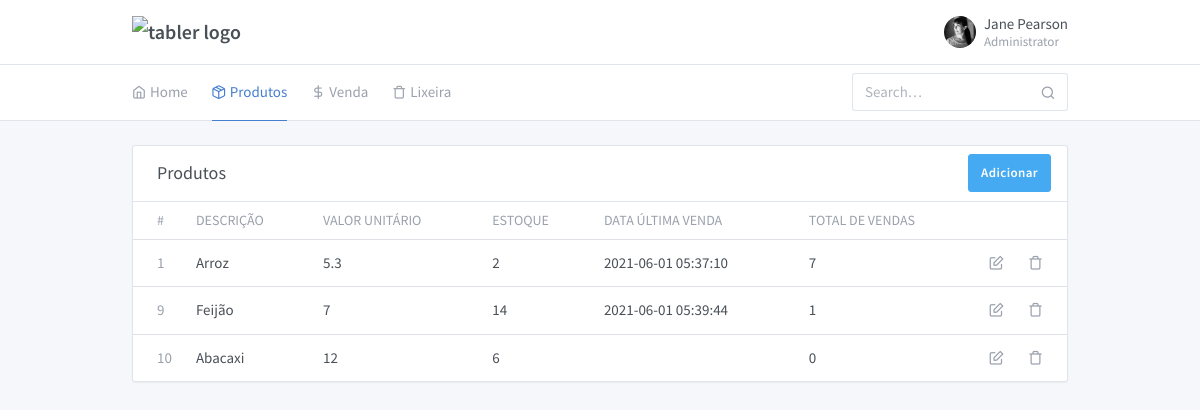
/produtos.php, run on the app's committed database.
### tables this page shows
CREATE TABLE `produtos` (
  `id` int(11) NOT NULL,
  `descricao` varchar(50) NOT NULL,
  `valor_unitario` float NOT NULL,
  `estoque` int(10) NOT NULL,
  `data_ultima_venda` timestamp NULL DEFAULT NULL,
  `total_vendas` float NOT NULL,
  `codigo_de_barras` int(14) NOT NULL,
  `excluido` tinyint(1) NOT NULL
);

### produtos.php (the view, shortened to what this page needs)
<?php require_once 'app/core/produtos.php' ?>
<!doctype html>
<html lang="en" dir="ltr">
  <head>
    <link rel="stylesheet" href="https://maxcdn.bootstrapcdn.com/font-awesome/4.7.0/css/font-awesome.min.css">
    <link href="./assets/css/dashboard.css" rel="stylesheet" />
    <link href="./assets/plugins/charts-c3/plugin.css" rel="stylesheet" />
    <link href="./assets/plugins/maps-google/plugin.css" rel="stylesheet" />
  </head>
  <body class="">
    <div class="page">
      <div class="page-main">
        <div class="header py-4">
          <div class="container">
            <div class="d-flex">
              <a class="header-brand" href="./index.php">
                <img src="./demo/brand/tabler.svg" class="header-brand-img" alt="tabler logo">
              </a>
              <div class="d-flex order-lg-2 ml-auto">
                <div>
                  <a href="#" class="nav-link pr-0 leading-none" data-toggle="dropdown">
                    <span class="avatar" style="background-image: url(./demo/faces/female/25.jpg)"></span>
                    <span class="ml-2 d-none d-lg-block">
                      <span class="text-default">Jane Pearson</span>
                      <small class="text-muted d-block mt-1">Administrator</small>
                    </span>
                  </a>
                </div>
              </div>
            </div>
          </div>
        </div>
        <div class="header collapse d-lg-flex p-0" id="headerMenuCollapse">
          <div class="container">
            <div class="row align-items-center">
              <div class="col-lg-3 ml-auto">
                <form class="input-icon my-3 my-lg-0">
                  <input type="search" class="form-control header-search" placeholder="Search&hellip;" tabindex="1">
                  <div class="input-icon-addon">
                  </div>
                </form>
              </div>
              <div class="col-lg order-lg-first">
                <ul class="nav nav-tabs border-0 flex-column flex-lg-row">
                  <li class="nav-item">
                    <a href="./index.php" class="nav-link"><i class="fe fe-home"></i> Home</a>
                  </li>
		  <li class="nav-item">
                    <a href="./produtos.php" class="nav-link active"><i class="fe fe-package"></i> Produtos</a>
                  </li>
		  <li class="nav-item">
                    <a href="./form-venda.php" class="nav-link"><i class="fe fe-dollar-sign"></i> Venda</a>
                  </li>
		  <li class="nav-item">
                    <a href="./produtos-excluidos.php" class="nav-link"><i class="fe fe-trash"></i> Lixeira</a>
                  </li>
                </ul>
              </div>
            </div>
          </div>
        </div>
        <div class="my-3 my-md-5">
          <div class="container">
            <div class="row row-cards row-deck">
              <div class="col-12">
                <div class="card">
                  <div class="card-header">
                    <h3 class="card-title">Produtos</h3>
		    <div class="card-options">
		      <a href="./form-produto.php" class="btn btn-azure">Adicionar</a>
		    </div>
                  </div>
                  <div class="table-responsive">
                    <?php
                      $mysqli = new mysqli('localhost', 'root', '', 'areacentral') or die(mysqli_error($mysqli));
                      $result = $mysqli->query("SELECT * FROM produtos") or die ($mysqli->error);
                    ?>
                    <table class="table card-table table-vcenter text-nowrap">
                      <thead>
                        <tr>
                          <th class="w-1">#</th>
                          <th>Descrição</th>
                          <th>Valor unitário</th>
                          <th>Estoque</th>
                          <th>Data última venda</th>
                          <th>Total de vendas</th>
                          <th class="w-1"></th>
                          <th class="w-1"></th>
                        </tr>
                      </thead>
                      <tbody>
                        <?php while($row = $result->fetch_assoc()):  ?>
                          <?php if(!$row['excluido']): ?>
                          <tr>
                            <td><span class="text-muted"><?php echo $row['id']; ?></span></td>
                            <td><?php echo $row['descricao']; ?></td>
                            <td>
                              <?php echo $row['valor_unitario']; ?>
                            </td>
                            <td>
                              <?php echo $row['estoque']; ?>
                            </td>
                            <td>
                              <?php echo $row['data_ultima_venda']; ?>
                            </td>
                            <td>
                              <?php echo $row['total_vendas']; ?>
                            </td>
                            <td>
                              <a class="icon" title="Editar Produto" href="./form-produto-edit.php?editar_produto=<?php echo $row['id']; ?>">
                                <i class="fe fe-edit"></i>
                              </a>
                            </td>
                            <td>
                              <a class="icon" title="Mover para lixeira" href="./app/core/produtos.php?reciclar_produto=<?php echo $row['id']; ?>">
                                <i class="fe fe-trash"></i>
                              </a>
                            </td>
                          </tr>
                          <?php endif; ?>
                          <?php endwhile; ?>
                      </tbody>
                    </table>
                  </div>
                </div>
              </div>
            </div>
          </div>
        </div>
      </div>
    </div>
  </body>
</html>

### data on the page
produtos: id "1", descricao "Arroz", valor_unitario "5.3", estoque "2", data_ultima_venda "2021-06-01 05:37:10", total_vendas "7"
produtos: id "9", descricao "Feijão", valor_unitario "7", estoque "14", data_ultima_venda "2021-06-01 05:39:44", total_vendas "1"
produtos: id "10", descricao "Abacaxi", valor_unitario "12", estoque "6", total_vendas "0"
